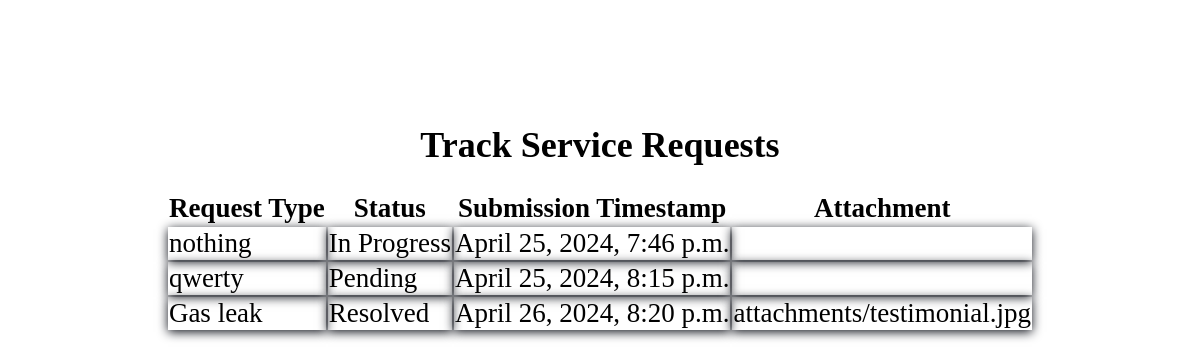
The app's page /track/ (signed in) with its own data.
### gas_utility/models.py (models this page shows, shortened)
class ServiceRequest(models.Model):
    STATUS_CHOICES = (
        ('Pending', 'Pending'),
        ('In Progress', 'In Progress'),
        ('Resolved', 'Resolved')
    )
    user = models.ForeignKey(User, on_delete=models.CASCADE)
    request_type = models.CharField(max_length=100)
    details = models.TextField()
    attachment = models.FileField(upload_to='attachments/', null=True, blank=True)
    submission_timestamp = models.DateTimeField(auto_now_add=True)
    status = models.CharField(max_length=20, choices=STATUS_CHOICES, default='Pending')

### gas_utility/views.py (the view)
# urls.py: path('track/', track_request, name='track_request'),
@login_required
def track_request(request):
    user_requests = ServiceRequest.objects.filter(user=request.user)
    return render(request, 'gas_utility/track_request.html', {'user_requests': user_requests})

### gas_utility/templates/gas_utility/track_request.html (shortened to what this page needs)
{% load static %}
<!DOCTYPE html>
<html lang="en">
<head>
    <link rel="stylesheet" href="{% static 'styles.css' %}">
</head>
<body>
    <div class="container">
        <h1>Track Service Requests</h1>
        <table>
            <thead>
                <tr>
                    <th>Request Type</th>
                    <th>Status</th>
                    <th>Submission Timestamp</th>
                    <th>Attachment</th>
                </tr>
            </thead>
            <tbody>
                {% for request in user_requests %}
                <tr>
                    <td>{{ request.request_type }}</td>
                    <td>{{ request.status }}</td>
                    <td>{{ request.submission_timestamp }}</td>
                    <td>{{ request.attachment }}</td>
                </tr>
                {% endfor %}
            </tbody>
        </table>
    </div>
</body>
</html>

### gas_utility/static/styles.css (style rules this page uses)
.container { display: flex; flex-direction: column; align-items: center; margin-top: 100px; font-size: large; }
.container td { font-size: 1.5em; box-shadow: 0 2px 10px 0px #0E1119; }
.container th { font-size: 1.5em; }

### records on screen
ServiceRequest: request_type "nothing", status "In Progress", submission_timestamp "April 25, 2024, 7:46 p.m."
ServiceRequest: request_type "qwerty", status "Pending", submission_timestamp "April 25, 2024, 8:15 p.m."
ServiceRequest: request_type "Gas leak", status "Resolved", submission_timestamp "April 26, 2024, 8:20 p.m.", attachment "attachments/testimonial.jpg"
